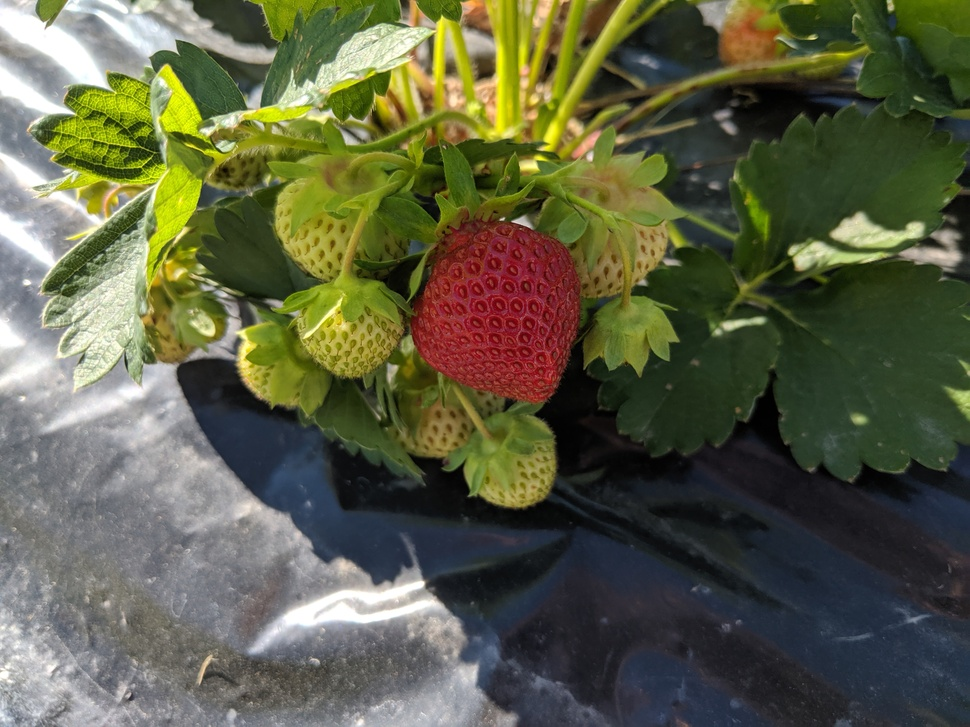
#> input picture Drone/test_image.jpg, 970 x 727 px, shrunk from 4032 x 3024 before the run
$ python CV_test2.py --image test_image.jpg
#> lines starting #> are read from the running program, lines starting #| are printed output that depends on the picture; after the words box and inside, x2 and y2 are one past the last pixel; in counts of white or black regions, pixels touching at a corner belong together
import argparse
import imutils
import cv2
# construct the argument parse and parse the arguments
ap = argparse.ArgumentParser()
ap.add_argument("-i", "--image", required=True,
	help="/home/pi/Desktop/Drone/1.jpg")
args = vars(ap.parse_args())
# load the image, convert it to grayscale, blur it slightly,
# and threshold it
image = cv2.imread(args["image"])
#> image is the input picture: shape (727, 970, 3); mean B, G, R 69.3, 95, 92.8
gray = cv2.cvtColor(image, cv2.COLOR_BGR2GRAY)
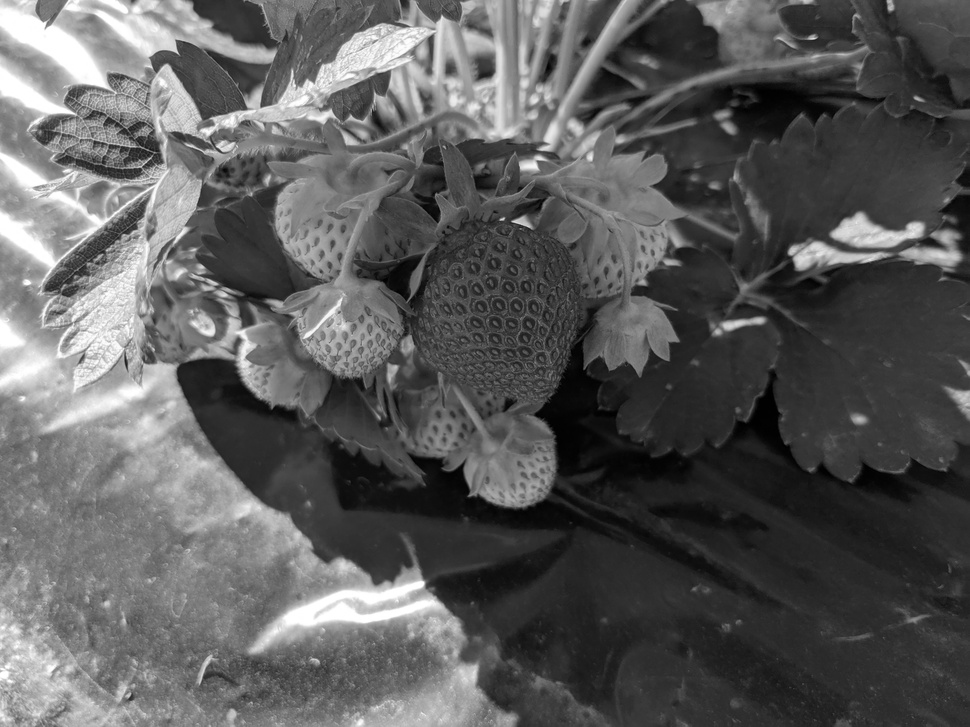
#> gray: shape (727, 970); min 0, max 255, mean 91.4
blurred = cv2.GaussianBlur(gray, (5, 5), 0)
thresh = cv2.threshold(blurred, 60, 255, cv2.THRESH_BINARY)[1]
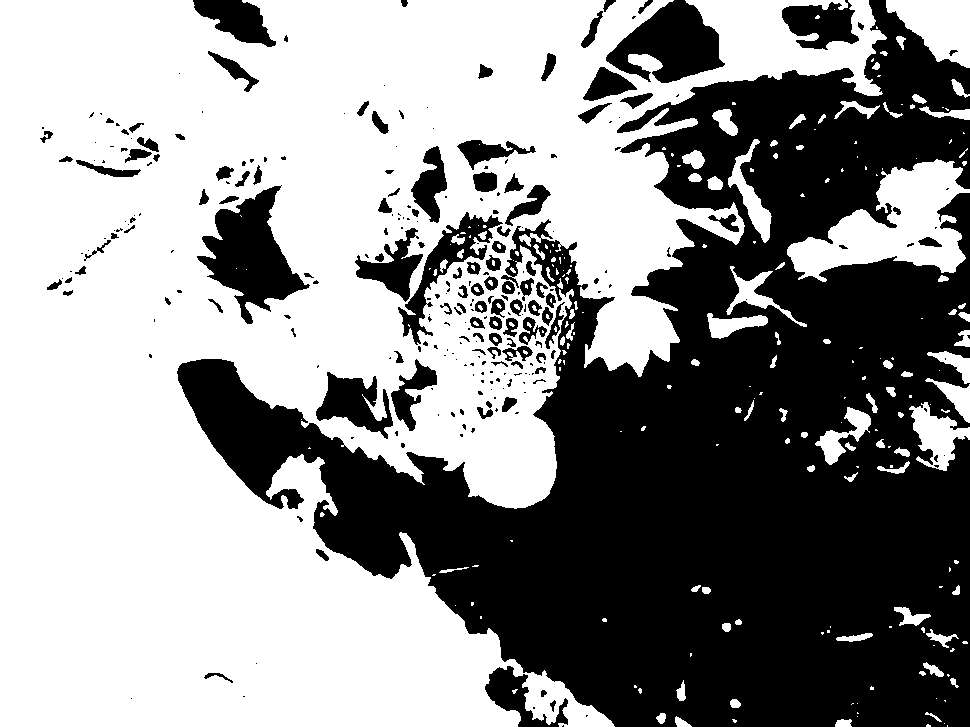
#> thresh: shape (727, 970); 57.3% white; 275 black regions (153 under 20 px)
# find contours in the thresholded image
cnts = cv2.findContours(thresh.copy(), cv2.RETR_EXTERNAL,
	cv2.CHAIN_APPROX_SIMPLE)
#> cnts = 193 contours, 122 with area under 20; largest, box (x1, y1, x2, y2) and area: (0, 0, 887, 727) 401998, (787, 159, 970, 282) 10684, (886, 0, 970, 68) 3524, (909, 402, 970, 471) 1872, (728, 139, 772, 243) 1222
cnts = imutils.grab_contours(cnts)
# loop over the contours
for c in cnts:
	# compute the center of the contour
	M = cv2.moments(c)
#> (the run stopped early here; a loop or call above may not have finished)

$ run again, on Drone/3.jpg
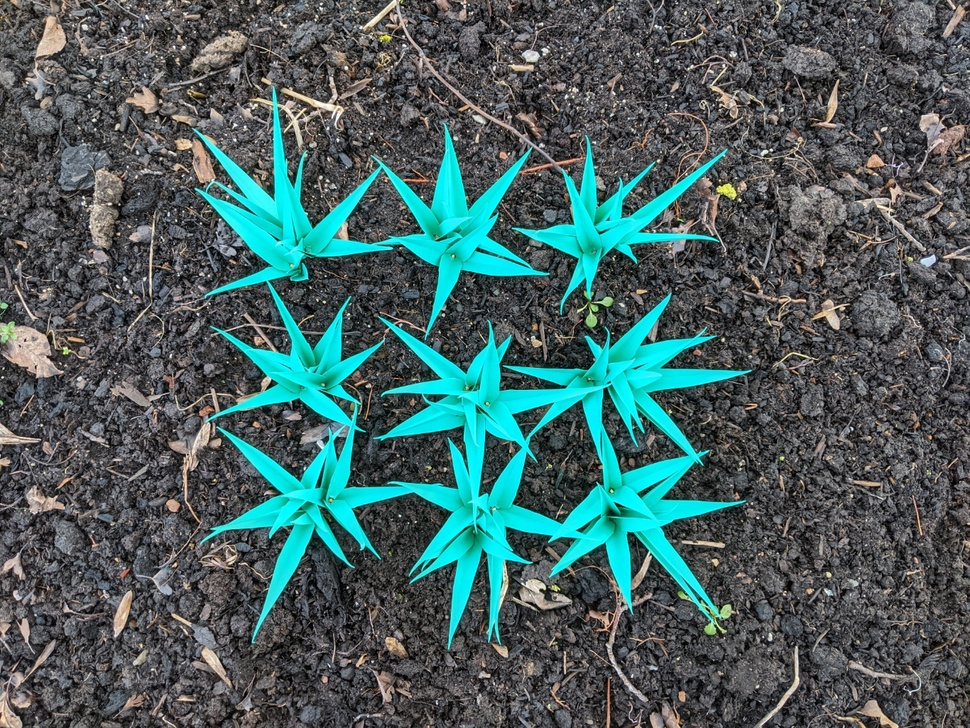
#> input picture Drone/3.jpg, 970 x 728 px, shrunk from 1366 x 1025 before the run
#> image is the input picture: shape (728, 970, 3); mean B, G, R 96.7, 97.1, 71.5
#> `gray = cv2.cvtColor(image, cv2.COLOR_BGR2GRAY)`:
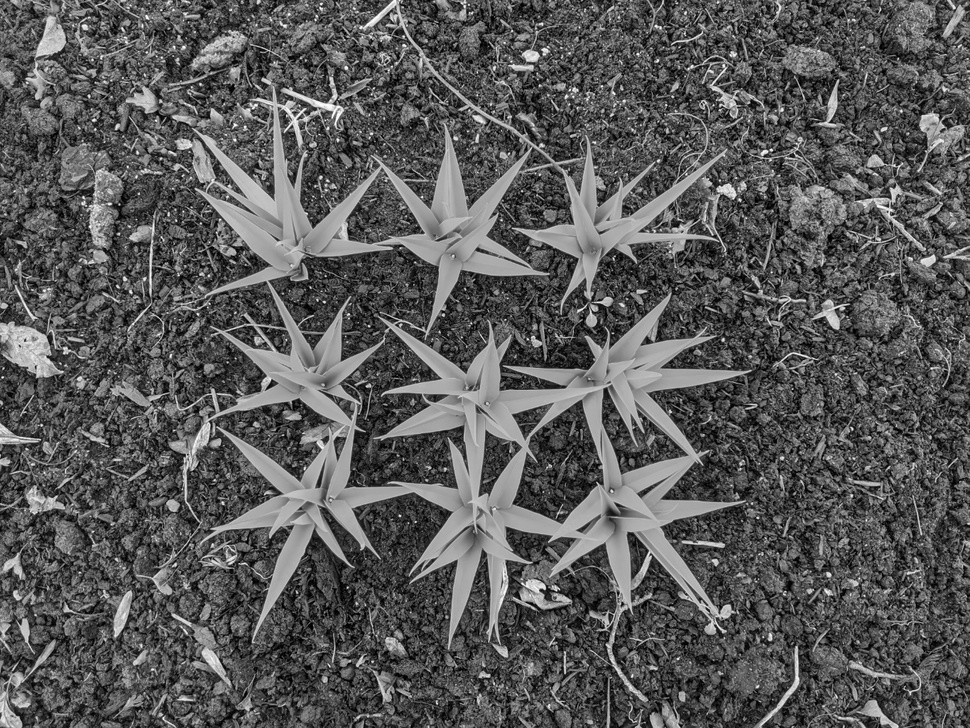
#> gray: shape (728, 970); min 0, max 255, mean 89.4
#> `thresh = cv2.threshold(blurred, 60, 255, cv2.THRESH_BINARY)[1]`:
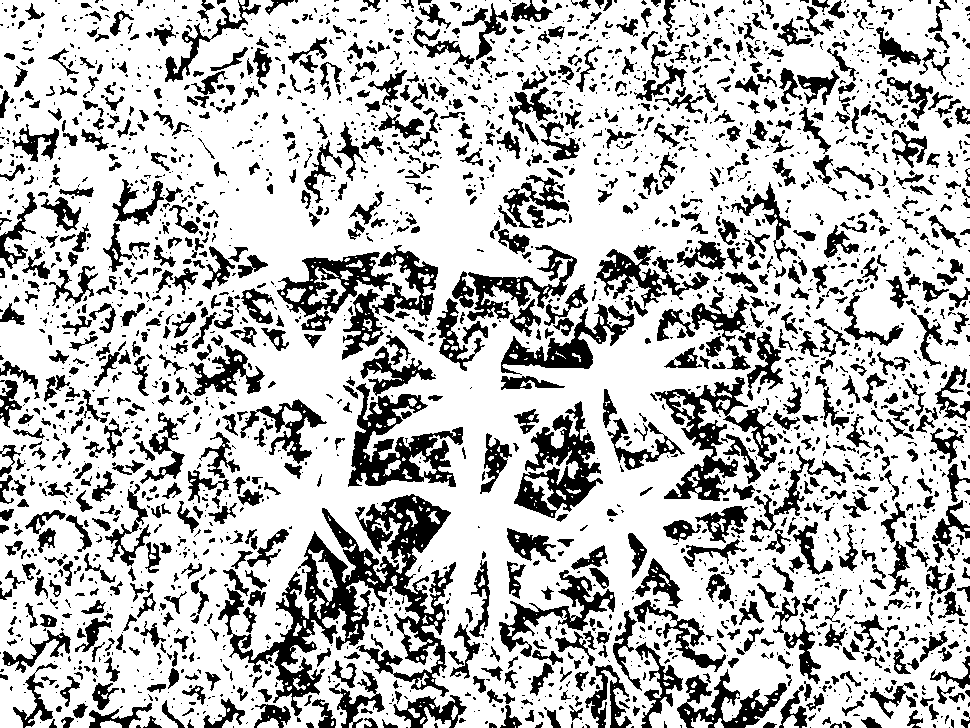
#> thresh: shape (728, 970); 73.4% white; 2827 black regions (1766 under 20 px)
#> cnts = 68 contours, 56 with area under 20; largest, box (x1, y1, x2, y2) and area: (0, 0, 970, 728) 681874, (598, 670, 617, 728) 245, (423, 707, 451, 728) 198, (257, 718, 279, 728) 120, (691, 713, 713, 728) 118
